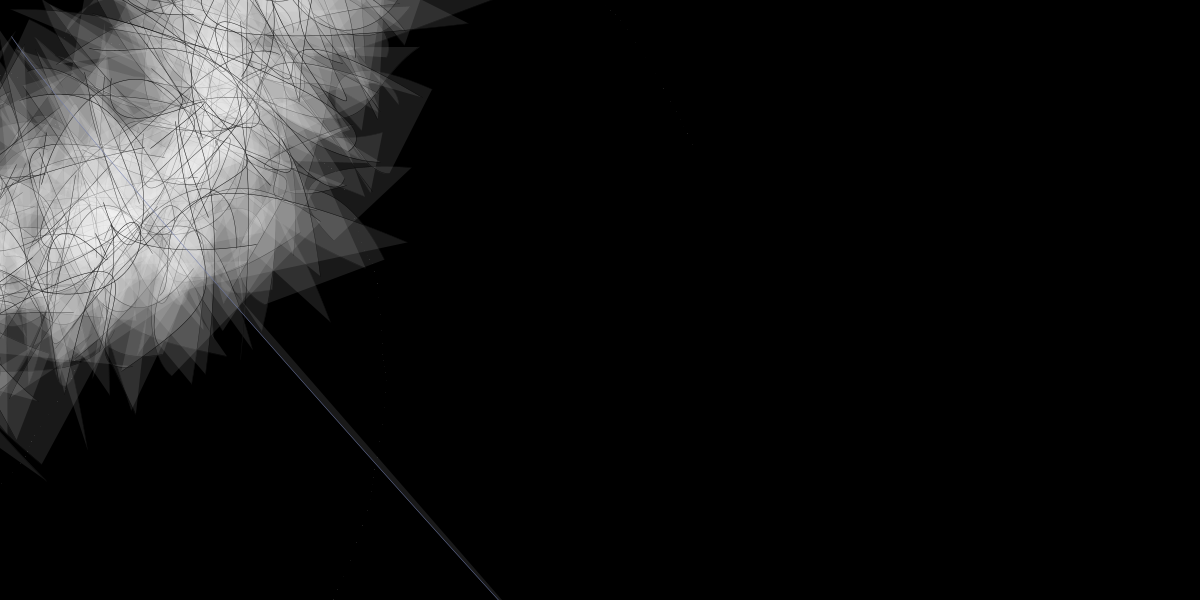
Frame 1 (no input)
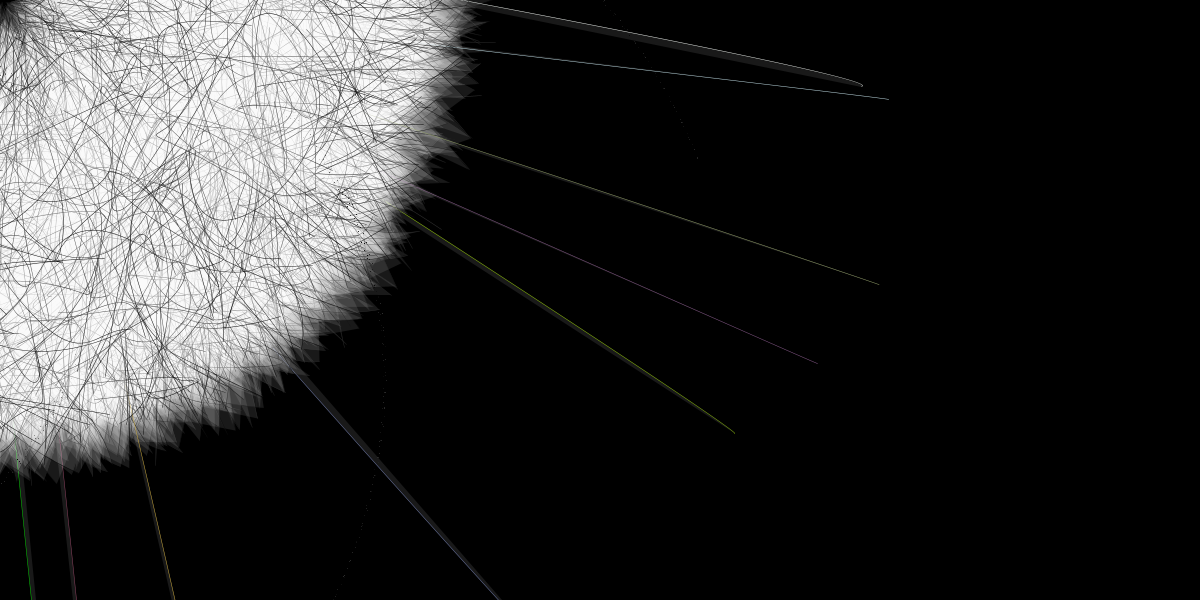
Frame 60 (the mouse pressed at the canvas centre just before this capture)
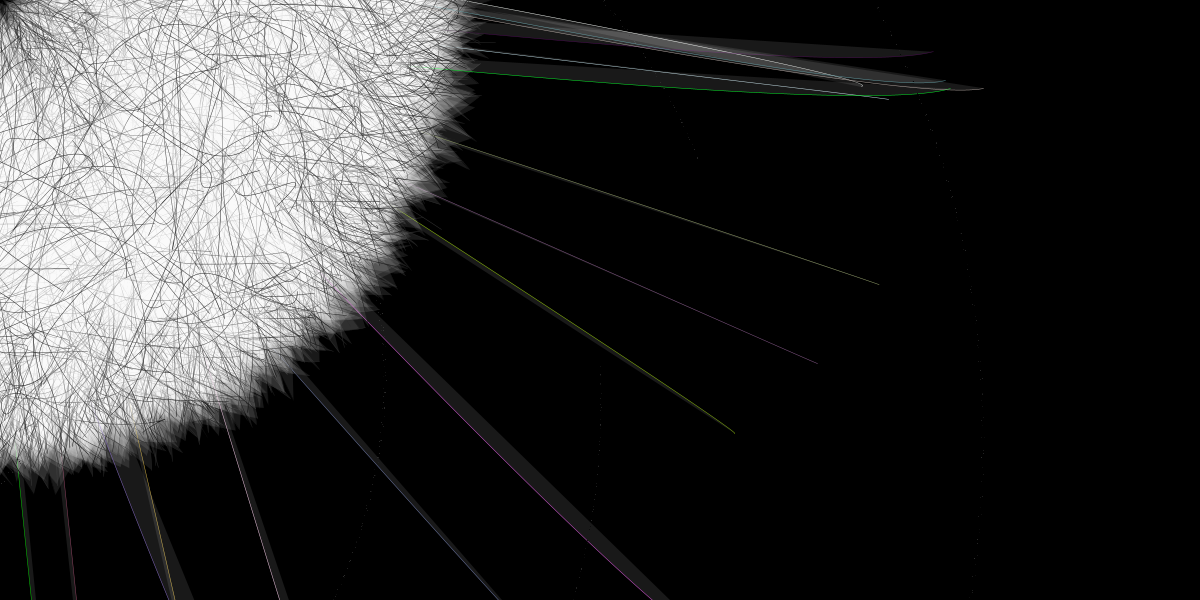
Frame 120 (the mouse held since frame 60 and released just before this capture)

The Processing sketch that drew these frames (run headless with seeded random() and noise(); from frame 60 on, the mouse is pressed at the canvas centre):

// Processing sketch: processing_72388
// ── processing_72388.pde

float px, py, px2, py2;
float angle, angle2;
float radius = 20;
float frequency = 5;
float frequency2 = 5;
float x, x2;
int randomRed=0; //Global variable- Int-color
int randomBlue=0; //Global variable- Int-color
int randomGreen=0; //Global variable- Int-color
int randomBlack=0;
float c1=0;
float d1=0;
float c2=0;
float d2=600;
float c3=200;
float d3=0;
float c4=200;
float d4=600;
float randomDec=0;
float e3=0;
float f3=0;
float e4=0;
float f4=0;
float growingRadiuse2=600;
float growingRadiusf2=600;
boolean boolGrowing=false;
float growingFont=1;

void setup() {
  size(1200, 600);
  background(0);
}


void draw() {
  smooth();
  //Draw dots throughout the page with a changing font if mouse clicked
  for (int a = 0; a< width/2; a++) {
    randomBlack=int(random(50));
    stroke(randomBlack); 
    if (boolGrowing==true) {
      if (growingFont<5) {
        growingFont++;
      }
      else {
        growingFont=1;
      }
    }
    strokeWeight(growingFont); 
    px2 = width/8 + cos(radians(angle2))*(radius/2);
    py2 = 75+(.54*a) + sin(radians(angle2))*(radius/2);
    point(a+mouseX, py2+mouseY);
    angle2 -= frequency2;
    rotate(.9);
  }

  //Draw differing curves on the top left of the screen with changing color
  for (int b=0;b<600;b++) {
    randomRed=int(random(255));
    randomGreen=int(random(255));
    randomBlue=int(random(255));
    c1=random(300);
    d1=random(400);
    c2=random(300);
    d2=random(400);
    c3=random(300);
    d3=random(400);
    c4=random(300);
    d4=random(400);
    randomDec=random(.2);
    strokeWeight(.5);
    rotate(randomDec);
    fill(255, 25);
    bezier(c1, d1, c2, d2, c3, d3, c4, d4);
  }

  //Draw curves eminating from the bezier curves with changing locations based on the mouse
  if (growingRadiuse2<1200) {
    growingRadiuse2++;
  }
  else {
    growingRadiuse2=600;
  }
  if (growingRadiuse2<1200) {
    growingRadiusf2++;
  }
  else {
    growingRadiusf2=600;
  }
  e3=random(200);
  f3=random(100);
  e4=random(200);
  f4=random(200);
  randomRed=int(random(255));
  randomGreen=int(random(255));
  randomBlue=int(random(255));
  stroke(randomRed,randomGreen,randomBlue);
  curve(mouseX, mouseY, growingRadiuse2, growingRadiusf2, e3, f3, e4, f4);
}

void mouseClicked() {
  boolGrowing=!boolGrowing;
}
